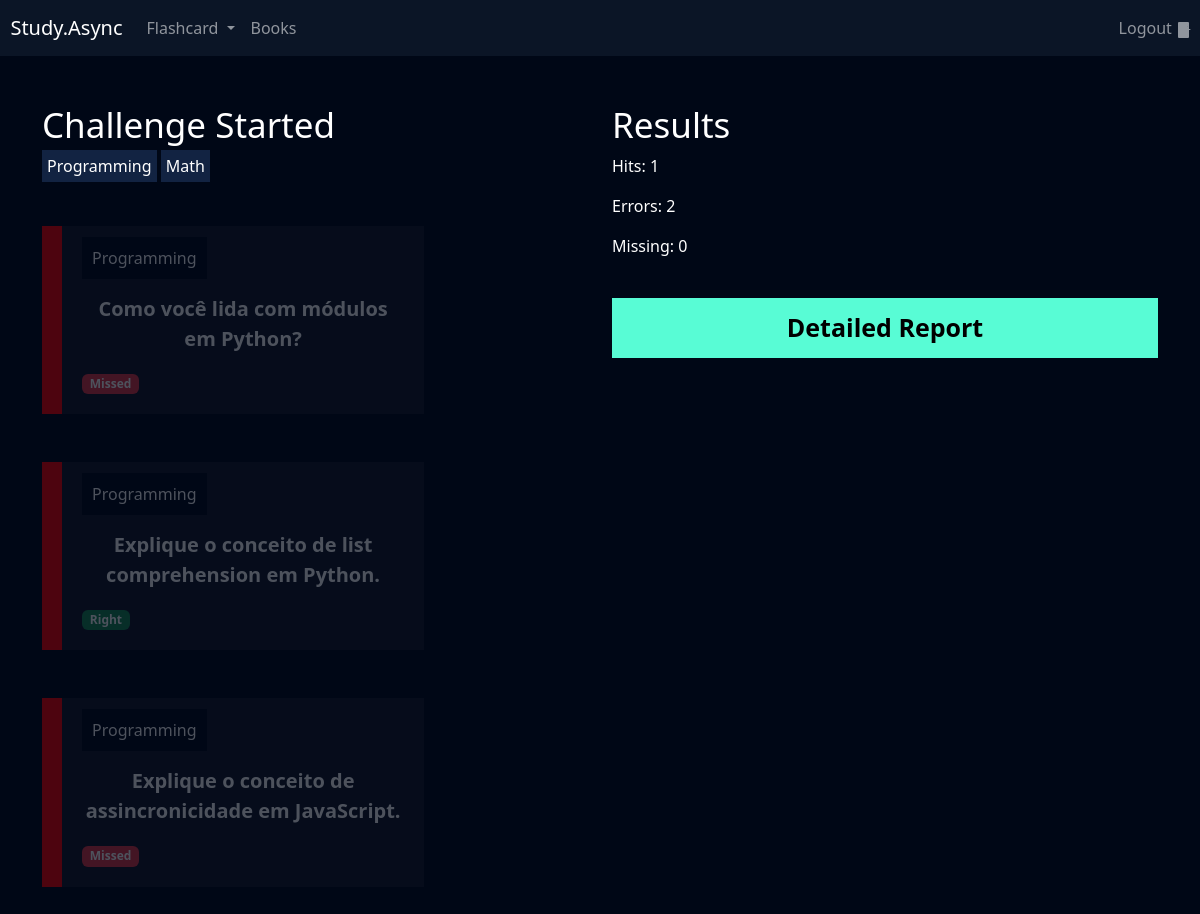
Screenshot of /flashcard/challenge/22/ (signed in) with the database file from the repository.
### flashcard/models.py (models this page shows, shortened)
class FlashcardChallenge(models.Model):
    flashcard = models.ForeignKey(Flashcard, on_delete=models.DO_NOTHING)
    answered = models.BooleanField(default=False)
    gotItRight = models.BooleanField(default=False)

class Flashcard(models.Model):
    DIFFICULTY_CHOICES = (('H', 'Hard'), ('M', 'Medium '), ('E', 'Easy'))
    user = models.ForeignKey(User, on_delete=models.DO_NOTHING)
    question = models.CharField(max_length=100)
    answer = models.TextField()
    category = models.ForeignKey(Category, on_delete=models.DO_NOTHING)
    difficulty = models.CharField(max_length=1, choices=DIFFICULTY_CHOICES)
    @property
    def css_difficulty(self):
        if self.difficulty == 'E':
            return 'flashcard-easy'
        elif self.difficulty == 'M':
            return 'flashcard-medium'
        elif self.difficulty == 'H':
            return 'flashcard-hard'

class Category(models.Model):
    name = models.CharField(max_length = 20)
    def __str__(self):
        return self.name

### flashcard/views.py (the view)
# urls.py: path('challenge/<int:id>/', views.challenge, name='challenge'),
def challenge(request, id):
    challenge = Challenge.objects.get(id=id)
    if not challenge.user == request.user:
        raise Http404()
    if request.method == "GET":
        hits = challenge.flashcards.filter(answered = True).filter(gotItRight = True).count()
        errors = challenge.flashcards.filter(answered = True).filter(gotItRight = False).count()
        missing = challenge.flashcards.filter(answered = False).count()
        return render (request, 'challenge.html', {'challenge':challenge, 'hits':hits, 'errors':errors, 'missing':missing})
    return HttpResponse(id)

### flashcard/templates/challenge.html (shortened to what this page needs)
{% extends "base.html" %} {% load static %} {% block 'header' %}
<link href="{% static 'users/css/register.css' %}" rel="stylesheet" />
<link href="{% static 'flashcard/css/new_flashcard.css' %}" rel="stylesheet" />
<link
  href="{% static 'flashcard/css/start_challenge.css' %}"
  rel="stylesheet"
/>
<link href="{% static 'flashcard/css/challenge.css' %}" rel="stylesheet" />
<link
  href="https://unpkg.com/boxicons@2.1.4/css/boxicons.min.css"
  rel="stylesheet"
/>
{% endblock 'header' %} {% block 'content' %}
{% include 'partials/header.html'%}
<div class="container">
  <br />
  <br />
  <div class="row">
    <div class="col-md">
      <h3 class="font-second">Challenge Started</h3>
      <span class="badge-category">Programming</span>
      <span class="badge-category">Math</span>
      <br />
      <br />
      <br />
      {% for flash in challenge.flashcards.all %}
      <div class="box-new-flashcard {% if flash.answered %} op2 {% endif %}">
        <div class="flashcard {{flash.flashcard.css_difficulty}}">
          <div class="flashcard-category">{{flash.flashcard.category}}</div>
          <br />
          <br />
          <div class="flashcard-box-item" onclick="flip_card({{flash.id}})">
            <p class="flashcard-item">{{flash.flashcard.question}}</p>
          </div>
          {% if not flash.answered %}
          <div class="toRespond">
            <a href="{% url 'toRespond_flashcard' flash.id %}?right=0&challenge_id={{challenge.id}}"><i class="bx bxs-x-square icone-red"></i></a>
            <a href="{% url 'toRespond_flashcard' flash.id %}?right=1&challenge_id={{challenge.id}}"><i class="bx bxs-check-square icone-green"></i></a>
          </div>
          {% else %}
            {% if flash.gotItRight %}
                <span class="badge bg-success">Right</span>
            {% else %}
                <span class="badge bg-danger">Missed</span>
            {% endif %}
         {% endif %}
        </div>
      </div>
      <br />
      <br />
      {% endfor %}
    </div>
    <div class="col-md">
      <h3 class="font-second">Results</h3>
      <p class="font-p">Hits: {{hits}}</p>
      <p class="font-p">Errors: {{errors}}</p>
      <p class="font-p">Missing: {{missing}}</p>
      <br />
      <a class="btn-register btn-challenge" href="{% url 'report' challenge.id%}">Detailed Report</a>
    </div>
  </div>
</div>
{% endblock 'content' %}

### templates/static/general/css/base.css (style rules this page uses)
:root { --main-color: #0b1526; --dark-color: #000716; --secondary-dark-color: rgb(15, 2, 26); --light-color: #00c1f3; --contrast-color: #f4c96b; --differential-color: #58fcd5; }
body { background-color: var(--dark-color) !important; color: white !important; }

### templates/static/users/css/register.css (style rules this page uses)
* { margin: 0; padding: 0; }
.btn-register { padding: 10px; background-color: #58fcd5; border: none; border: 1px solid #58fcd5; font-size: 18px; font-weight: bold; padding-left: 25px; padding-right: 25px; }

### templates/static/flashcard/css/new_flashcard.css (style rules this page uses)
.box-new-flashcard { width: 70%; margin: auto; }
.flashcard { background-color: rgba(255, 255, 255, 0.08); padding: 20px; }
.flashcard-box-item { text-align: center; }
.flashcard p { font-size: 20px; font-weight: bold; cursor: pointer; }
.flashcard-hard { border-left: 20px solid #fe0000; }
.flashcard-category { background-color: var(--dark-color); display: inline; padding: 10px; }

### templates/static/flashcard/css/start_challenge.css (style rules this page uses)
.font-second { font-size: 35px; }

### templates/static/flashcard/css/challenge.css (style rules this page uses)
.badge-category { padding: 5px; background-color: #122342; }
.box-new-flashcard { margin: 0; }
.op2 { opacity: 0.3; }
.btn-challenge { width: 100% !important; color: black; text-decoration: none; display: block; text-align: center; font-size: 25px; }

### rows the page displays
FlashcardChallenge: flashcard.category "Programming", flashcard.question "Como você lida com módulos em Python?", answered "Missed"
FlashcardChallenge: flashcard.category "Programming", flashcard.question "Explique o conceito de list comprehension em Python.", answered "Right"
FlashcardChallenge: flashcard.category "Programming", flashcard.question "Explique o conceito de assincronicidade em JavaScript.", answered "Missed"

### other values shown
{{ hits }} "1"
{{ errors }} "2"
{{ missing }} "0"
